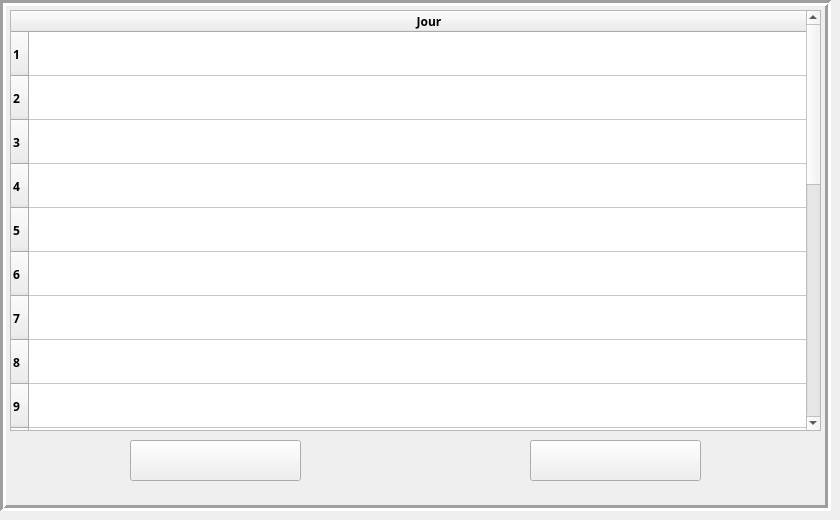
     <widget class="QWidget" name="page_4">
      <widget class="QFrame" name="frame_6">
       <property name="geometry">
        <rect>
         <x>0</x>
         <y>0</y>
         <width>831</width>
         <height>511</height>
        </rect>
       </property>
       <property name="frameShape">
        <enum>QFrame::Box</enum>
       </property>
       <property name="frameShadow">
        <enum>QFrame::Sunken</enum>
       </property>
       <property name="lineWidth">
        <number>3</number>
       </property>
       <property name="midLineWidth">
        <number>0</number>
       </property>
       <widget class="QTableWidget" name="table_days">
        <property name="geometry">
         <rect>
          <x>10</x>
          <y>10</y>
          <width>811</width>
          <height>421</height>
         </rect>
        </property>
        <property name="font">
         <font>
          <family>SamsungOneUILatin 700C</family>
          <bold>true</bold>
         </font>
        </property>
        <property name="styleSheet">
         <string notr="true">selection-background-color: rgb(213, 210, 255);</string>
        </property>
        <attribute name="horizontalHeaderVisible">
         <bool>true</bool>
        </attribute>
        <attribute name="horizontalHeaderDefaultSectionSize">
         <number>800</number>
        </attribute>
        <attribute name="horizontalHeaderHighlightSections">
         <bool>true</bool>
        </attribute>
        <attribute name="verticalHeaderDefaultSectionSize">
         <number>44</number>
        </attribute>
        <row>
         <property name="text">
          <string>1</string>
         </property>
        </row>
        <row>
         <property name="text">
          <string>2</string>
         </property>
        </row>
        <row>
         <property name="text">
          <string>3</string>
         </property>
        </row>
        <row>
         <property name="text">
          <string>4</string>
         </property>
        </row>
        <row>
         <property name="text">
          <string>5</string>
         </property>
        </row>
        <row>
         <property name="text">
          <string>6</string>
         </property>
        </row>
        <row>
         <property name="text">
          <string>7</string>
         </property>
        </row>
        <row>
         <property name="text">
          <string>8</string>
         </property>
        </row>
        <row>
         <property name="text">
          <string>9</string>
         </property>
        </row>
        <row>
         <property name="text">
          <string>10</string>
         </property>
        </row>
        <row>
         <property name="text">
          <string>12</string>
         </property>
        </row>
        <row>
         <property name="text">
          <string>13</string>
         </property>
        </row>
        <row>
         <property name="text">
          <string>14</string>
         </property>
        </row>
        <row>
         <property name="text">
          <string>15</string>
         </property>
        </row>
        <row>
         <property name="text">
          <string>16</string>
         </property>
        </row>
        <row>
         <property name="text">
          <string>17</string>
         </property>
        </row>
        <row>
         <property name="text">
          <string>18</string>
         </property>
        </row>
        <row>
         <property name="text">
          <string>19</string>
         </property>
        </row>
        <row>
         <property name="text">
          <string>20</string>
         </property>
        </row>
        <row>
         <property name="text">
          <string>21</string>
         </property>
        </row>
        <row>
         <property name="text">
          <string>22</string>
         </property>
        </row>
        <row>
         <property name="text">
          <string>24</string>
         </property>
        </row>
        <column>
         <property name="text">
          <string>Jour</string>
         </property>
        </column>
       </widget>
       <widget class="QPushButton" name="next_day">
        <property name="geometry">
         <rect>
          <x>530</x>
          <y>440</y>
          <width>171</width>
          <height>41</height>
         </rect>
        </property>
        <property name="text">
         <string/>
        </property>
        <property name="icon">
         <iconset>
          <normaloff>../../../Downloads/arrow-removebg-preview.png</normaloff>../../../Downloads/arrow-removebg-preview.png</iconset>
        </property>
        <property name="iconSize">
         <size>
          <width>171</width>
          <height>37</height>
         </size>
        </property>
       </widget>
       <widget class="QPushButton" name="prev_day">
        <property name="geometry">
         <rect>
          <x>130</x>
          <y>440</y>
          <width>171</width>
          <height>41</height>
         </rect>
        </property>
        <property name="text">
         <string/>
        </property>
        <property name="icon">
         <iconset>
          <normaloff>../../../Downloads/arrow_left-removebg-preview.png</normaloff>../../../Downloads/arrow_left-removebg-preview.png</iconset>
        </property>
        <property name="iconSize">
         <size>
          <width>171</width>
          <height>37</height>
         </size>
        </property>
       </widget>
      </widget>
     </widget>
